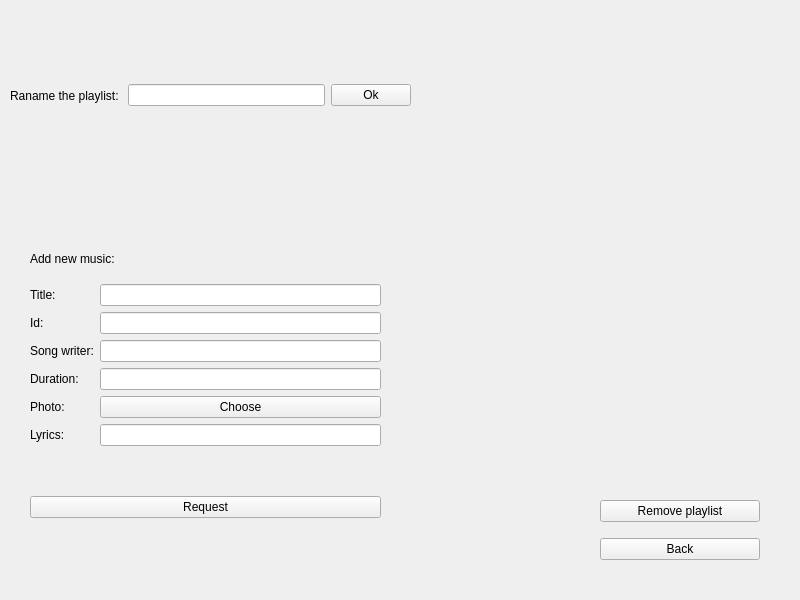
<?xml version="1.0" encoding="UTF-8"?>
<ui version="4.0">
 <class>manage_playlist_form</class>
 <widget class="QWidget" name="manage_playlist_form">
  <property name="geometry">
   <rect>
    <x>0</x>
    <y>0</y>
    <width>800</width>
    <height>600</height>
   </rect>
  </property>
  <property name="windowTitle">
   <string>Form</string>
  </property>
  <widget class="QWidget" name="horizontalLayoutWidget">
   <property name="geometry">
    <rect>
     <x>10</x>
     <y>50</y>
     <width>401</width>
     <height>91</height>
    </rect>
   </property>
   <layout class="QHBoxLayout" name="horizontalLayout">
    <item>
     <widget class="QLabel" name="label">
      <property name="text">
       <string>Raname the playlist: </string>
      </property>
     </widget>
    </item>
    <item>
     <widget class="QLineEdit" name="new_playlist_name_line"/>
    </item>
    <item>
     <widget class="QPushButton" name="rename_ok_button">
      <property name="text">
       <string>Ok</string>
      </property>
     </widget>
    </item>
   </layout>
  </widget>
  <widget class="QWidget" name="verticalLayoutWidget">
   <property name="geometry">
    <rect>
     <x>30</x>
     <y>240</y>
     <width>351</width>
     <height>278</height>
    </rect>
   </property>
   <layout class="QVBoxLayout" name="verticalLayout">
    <item>
     <widget class="QLabel" name="label_7">
      <property name="text">
       <string>Add new music:</string>
      </property>
     </widget>
    </item>
    <item>
     <layout class="QFormLayout" name="formLayout_2">
      <item row="0" column="0">
       <widget class="QLabel" name="label_8">
        <property name="text">
         <string>Title:</string>
        </property>
       </widget>
      </item>
      <item row="2" column="0">
       <widget class="QLabel" name="label_9">
        <property name="text">
         <string>Song writer:</string>
        </property>
       </widget>
      </item>
      <item row="3" column="0">
       <widget class="QLabel" name="label_10">
        <property name="text">
         <string>Duration:</string>
        </property>
       </widget>
      </item>
      <item row="5" column="0">
       <widget class="QLabel" name="label_12">
        <property name="text">
         <string>Lyrics:</string>
        </property>
       </widget>
      </item>
      <item row="4" column="0">
       <widget class="QLabel" name="label_13">
        <property name="text">
         <string>Photo:</string>
        </property>
       </widget>
      </item>
      <item row="0" column="1">
       <widget class="QLineEdit" name="song_title_line"/>
      </item>
      <item row="2" column="1">
       <widget class="QLineEdit" name="song_writer_line"/>
      </item>
      <item row="3" column="1">
       <widget class="QLineEdit" name="duration_line"/>
      </item>
      <item row="5" column="1">
       <widget class="QLineEdit" name="lyrics_line"/>
      </item>
      <item row="4" column="1">
       <widget class="QPushButton" name="photo_choose">
        <property name="text">
         <string>Choose</string>
        </property>
       </widget>
      </item>
      <item row="1" column="0">
       <widget class="QLabel" name="label_2">
        <property name="text">
         <string>Id:</string>
        </property>
       </widget>
      </item>
      <item row="1" column="1">
       <widget class="QLineEdit" name="id_line"/>
      </item>
     </layout>
    </item>
    <item>
     <widget class="QLabel" name="error_label">
      <property name="text">
       <string/>
      </property>
     </widget>
    </item>
    <item>
     <widget class="QPushButton" name="add_new_song_button">
      <property name="text">
       <string>Request</string>
      </property>
     </widget>
    </item>
   </layout>
  </widget>
  <widget class="QWidget" name="verticalLayoutWidget_3">
   <property name="geometry">
    <rect>
     <x>600</x>
     <y>490</y>
     <width>160</width>
     <height>80</height>
    </rect>
   </property>
   <layout class="QVBoxLayout" name="verticalLayout_3">
    <item>
     <widget class="QPushButton" name="remove_button">
      <property name="text">
       <string>Remove playlist</string>
      </property>
     </widget>
    </item>
    <item>
     <widget class="QPushButton" name="back_button">
      <property name="text">
       <string>Back</string>
      </property>
     </widget>
    </item>
   </layout>
  </widget>
 </widget>
 <resources/>
 <connections/>
</ui>
